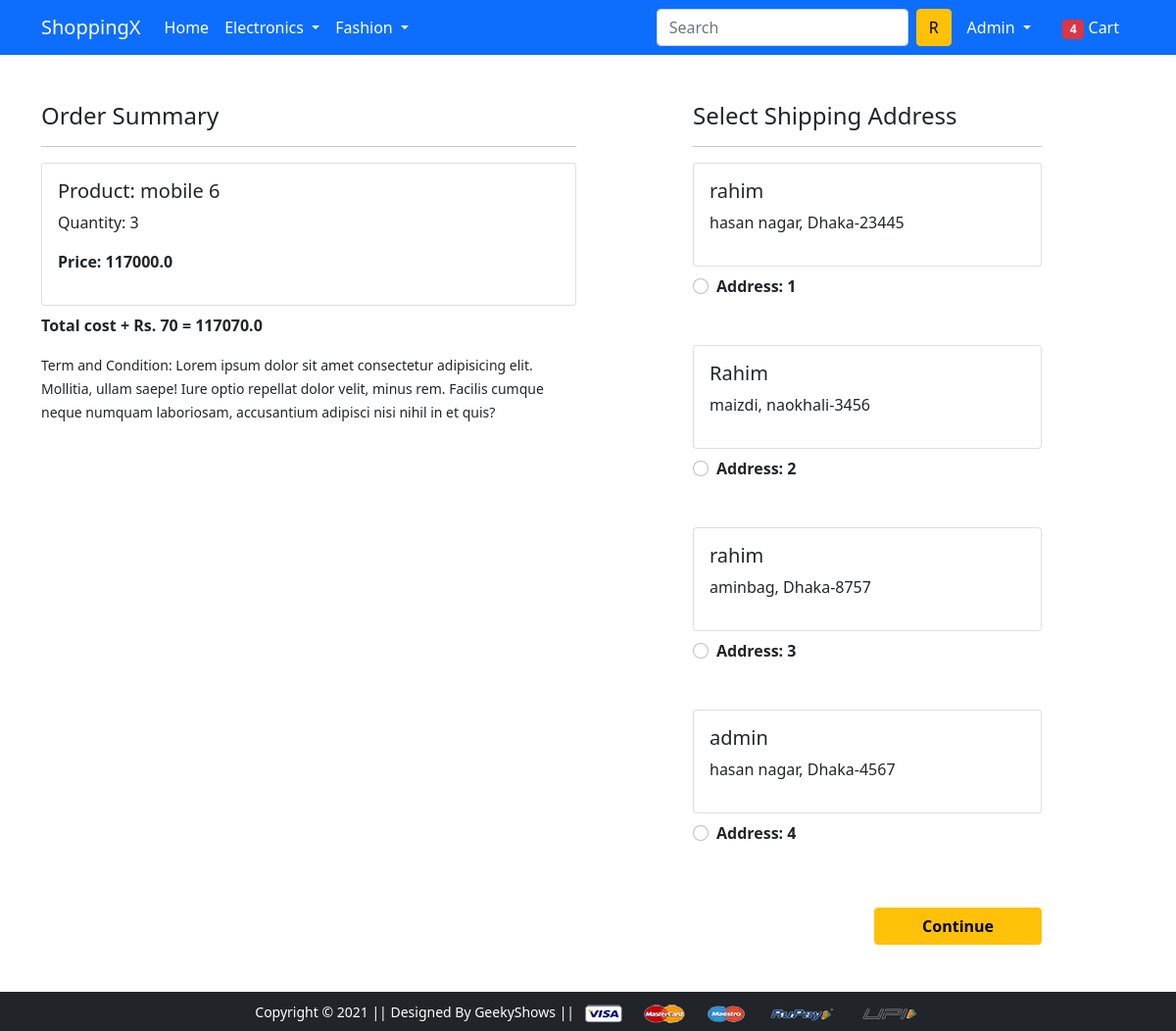
/checkout/ (signed in), run on an earlier commit of the app's database.
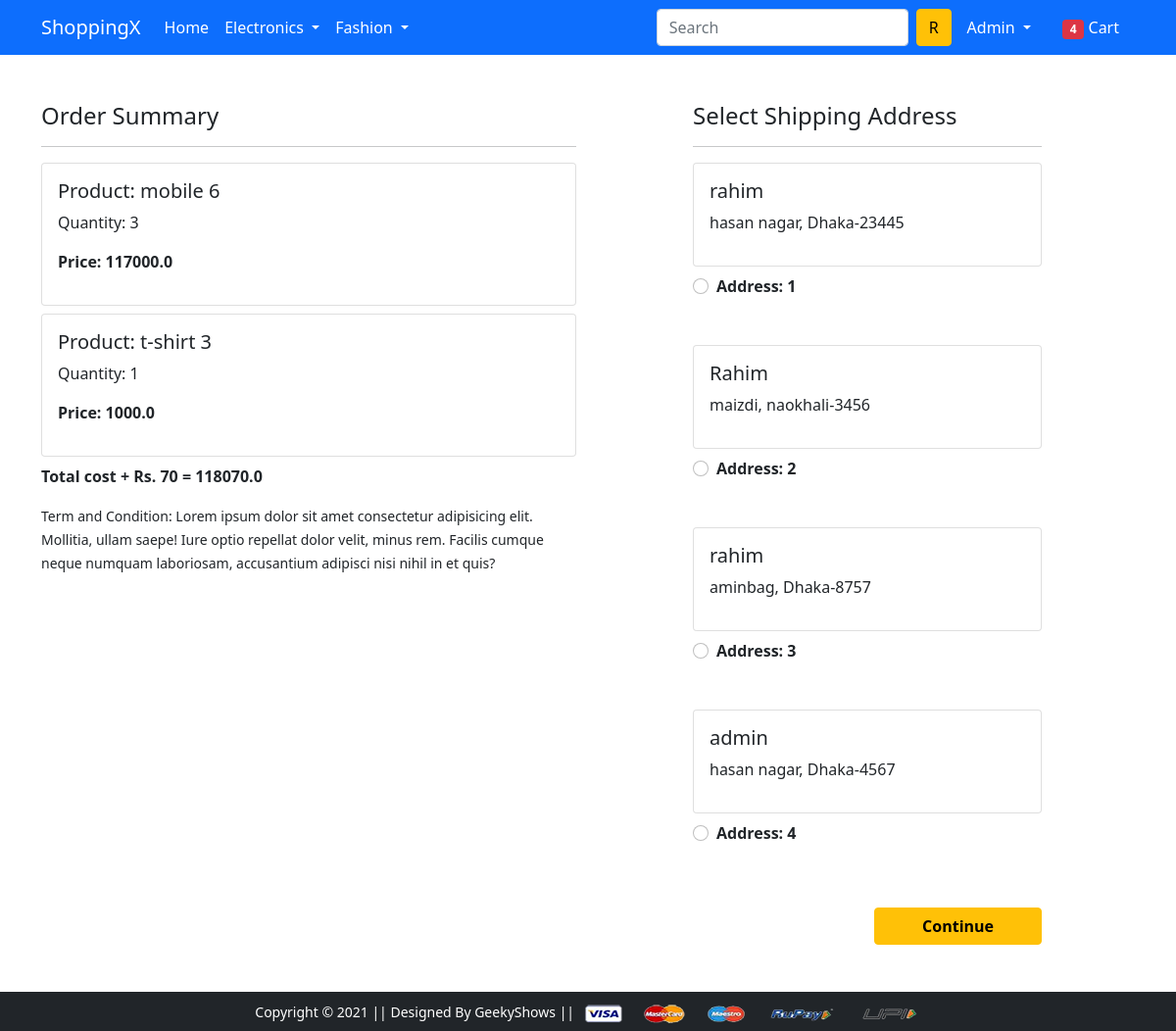
And on a later commit of the database.
### app/models.py (models this page shows, shortened)
class Cart(models.Model):
    user = models.ForeignKey(User, on_delete=models.CASCADE)
    product = models.ForeignKey(Product, on_delete=models.CASCADE)
    quantity = models.PositiveIntegerField(default=1)
    @property
    def total_cost(self):
        return self.quantity * self.product.discounted_price

class Product(models.Model):
    title = models.CharField(max_length=100)
    selling_price = models.FloatField()
    discounted_price = models.FloatField()
    description = models.TextField()
    brand = models.CharField(max_length=100)
    category = models.CharField(choices=CATEGORY_CHOICES, max_length=2)
    product_image = models.ImageField(upload_to='productimg')

class Customer(models.Model):
    user = models.ForeignKey(User, on_delete=models.CASCADE)
    name = models.CharField(max_length=200)
    locality = models.CharField(max_length=200)
    city = models.CharField(max_length=50)
    zipcode = models.IntegerField()

### app/views.py (the view)
# urls.py: path('checkout/', views.checkout, name='checkout'),
@login_required
def checkout(request):
 user = request.user
 add = Customer.objects.filter(user=user)
 cart_items = Cart.objects.filter(user=user)
 amount = 0.0
 shipping_amount = 70.0
 totalamount = 0.0
 cart_product = [p for p in Cart.objects.all() if p.user == request.user]
 if cart_product:
  for p in cart_product:
     tempamount = (p.quantity * p.product.discounted_price)
     amount += tempamount
  totalamount = amount + shipping_amount
 return render(request, 'app/checkout.html', {'add': add, 'totalamount': totalamount, 'cart_items': cart_items})

### app/templates/app/checkout.html (shortened to what this page needs)
{% extends 'app/base.html' %}
{% load static %}
{% block main-content %}
<div class="container">
 <div class="row mt-5">
  <div class="col-sm-6">
    <h4>Order Summary</h4>
    <hr>
    {% for item in cart_items %}
      <div class="card mb-2">
        <div class="card-body">
          <h5>Product: {{item.product.title}}</h5>
          <p>Quantity: {{item.quantity}}</p>
          <p class="fw-bold">Price: {{item.total_cost}}</p>
        </div>
      </div>
      {% endfor %}
      <p class="fw-bold">Total cost + Rs. 70 = {{totalamount}}</p>
    <small>Term and Condition: Lorem ipsum dolor sit amet consectetur adipisicing elit. Mollitia, ullam saepe! Iure optio repellat dolor velit, minus rem. Facilis cumque neque numquam laboriosam, accusantium adipisci nisi nihil in et quis?</small>
  </div>
  <div class="col-sm-4 offset-sm-1">
    <h4>Select Shipping Address</h4>
    <hr>
    <form action="/paymentdone">
      {% for ad in add %}
      <div class="card">
        <div class="card-body">
        <h5>{{ad.name}}</h5>
        <p>{{ad.locality}}, {{ad.city}}-{{ad.zipcode}}</p>
        </div>
      </div>
        <div class="form-check mt-2 mb-5">
          <input class="form-check-input" type="radio" value="{{ad.id}}" name="custid" id="custadd{{forloop.counter}}">
          <label class="form-check-label fw-bold" for="custadd{{forloop.counter}}">
            Address: {{forloop.counter}} </label>
        </div>
        {% endfor %}
        <div class="text-end">
          <button type="submit" class="btn btn-warning mt-3 px-5 fw-bold">Continue</button>
        </div>
      </form>
    </div>
  </div>
</div>
{% endblock main-content %}

### app/templates/app/base.html (shortened to what this page needs)
<!doctype html>
{% load static %}
<html lang="en">
  <head>
    <link href="https://cdn.jsdelivr.net/npm/bootstrap@5.0.0-beta1/dist/css/bootstrap.min.css" rel="stylesheet">
    <link rel="stylesheet" href="{% static 'app/css/owl.carousel.min.css' %}">
    <link rel="stylesheet" href="{% static 'app/css/all.min.css' %}">
    <link rel="stylesheet" href="{% static 'app/css/style.css' %}">
  </head>
  <body>
    <nav class="navbar navbar-expand-lg navbar-dark bg-primary">
     <div class="container">
       <a class="navbar-brand" href="/">ShoppingX</a>
       <div class="collapse navbar-collapse" id="navbarSupportedContent">
         <ul class="navbar-nav me-auto mb-2 mb-lg-0">
           <li class="nav-item">
             <a class="nav-link active" aria-current="page" href="/">Home</a>
           </li>
           <li class="nav-item dropdown">
             <a class="nav-link dropdown-toggle text-white" href="#" id="electronicsDropdown" role="button" data-bs-toggle="dropdown" aria-expanded="false">
               Electronics
             </a>
           </li>
           <li class="nav-item dropdown">
             <a class="nav-link dropdown-toggle text-white" href="#" id="fashionDropdown" role="button" data-bs-toggle="dropdown" aria-expanded="false">
               Fashion
             </a>
           </li>
         </ul>
         <form class="d-flex">
           <input class="form-control me-2" type="search" placeholder="Search" aria-label="Search">
           <button class="btn btn-warning" type="submit">R</button>
         </form>
         <div>
          <ul class="navbar-nav me-auto mb-2 mb-lg-0">
            {% if request.user.is_authenticated %}
           <li class="nav-item dropdown mx-2">
              <a class="nav-link dropdown-toggle text-white" href="#" id="profileDropdown" role="button" data-bs-toggle="dropdown" aria-expanded="false">
               {{request.user.username|capfirst}}
              </a>
            </li>
            <li class="nav-item mx-2">
             <a href="{% url 'showcart' %}" class="nav-link text-white"><span class="badge bg-danger">4</span> Cart </a>
            </li>
            {% endif %}
          </ul>
         </div>
       </div>
     </div>
    </nav>
    {% block main-content %} {% endblock main-content %}
    <footer class="container-fluid bg-dark text-center p-2 mt-5">
        <small class="text-white">Copyright &copy; 2021 || Designed By GeekyShows || </small>
        <img src="{% static 'app/images/payment.png' %}" alt="" srcset="" class="img-fluid" height="2px">
    </footer>
  </body>
</html>

What changed in the data, as far as the page shows it:
added Cart: product "t-shirt 3", quantity "1", total_cost "1000.0"
Also different on the page:
{{ totalamount }}: "117070.0" → "118070.0"
